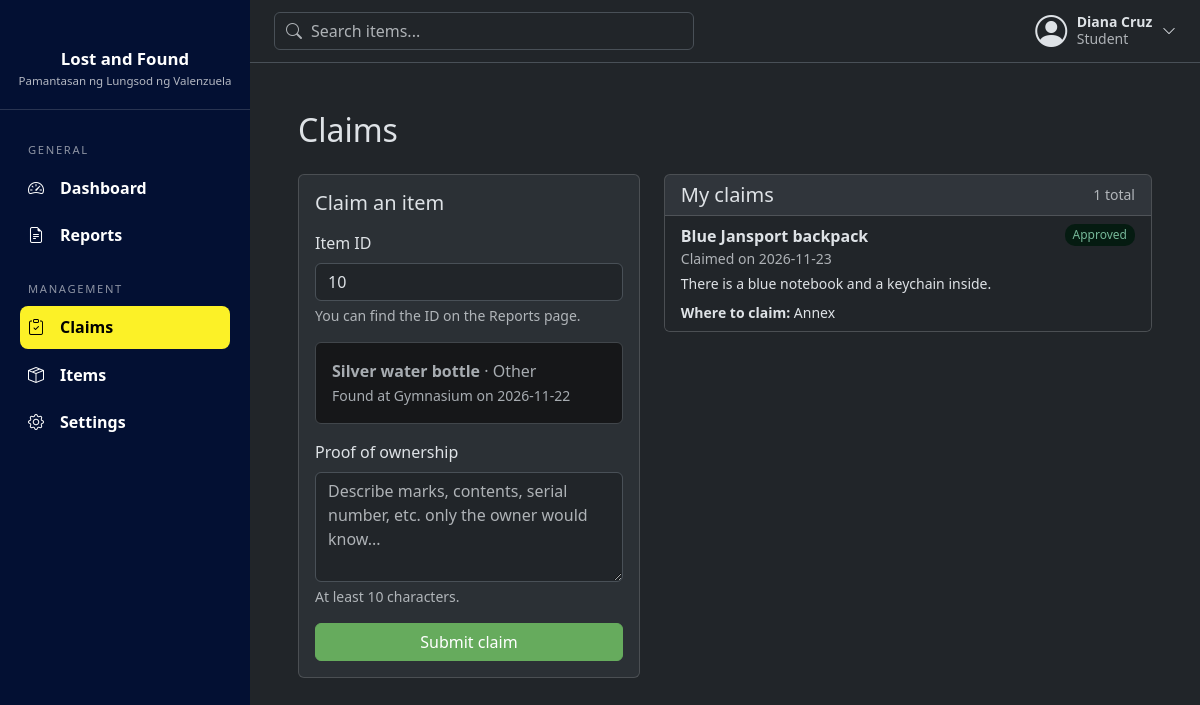
Page /claims?item_id=10 (signed in) on the earlier database version.
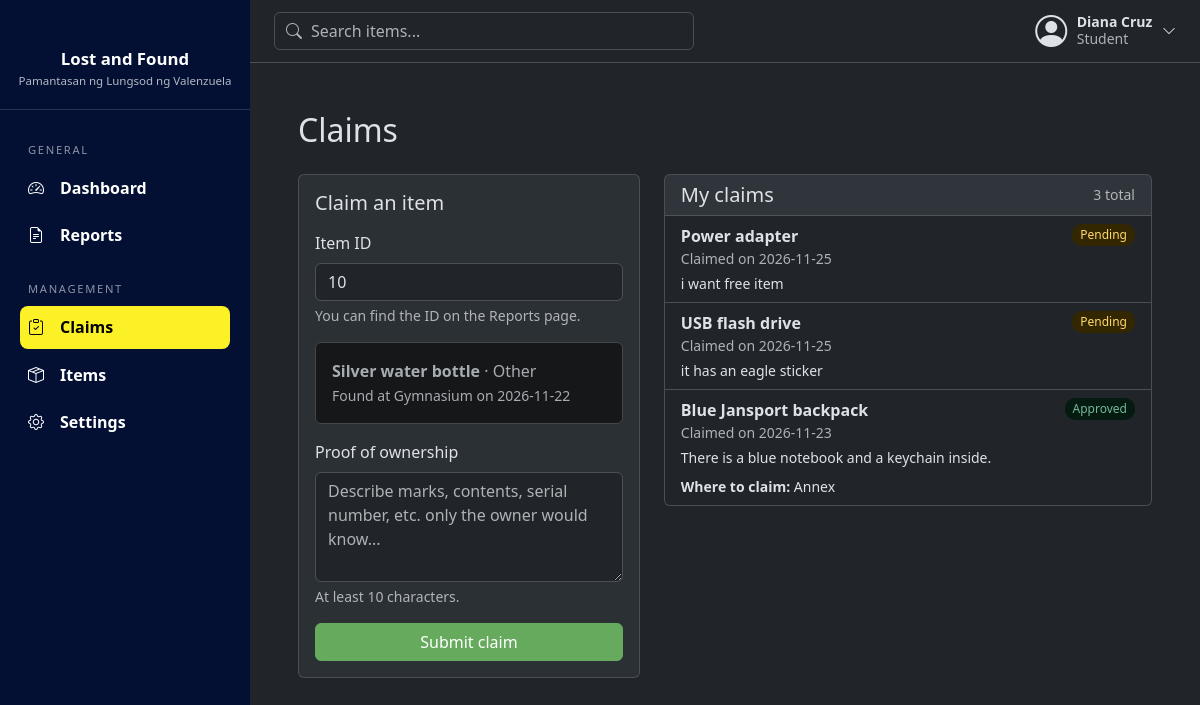
Same page on the later database version.
### tables this page shows
CREATE TABLE claims (
            claim_id INTEGER PRIMARY KEY AUTOINCREMENT,
            item_id INTEGER NOT NULL,
            user_id INTEGER NOT NULL,
            proof_description TEXT NOT NULL,
            claim_date DATE NOT NULL DEFAULT CURRENT_DATE,
            claim_status TEXT NOT NULL DEFAULT 'Pending'
                CHECK(claim_status IN ('Pending', 'Approved', 'Rejected')), admin_note TEXT,

            FOREIGN KEY (item_id) REFERENCES items (item_id),
            FOREIGN KEY (user_id) REFERENCES users (id)
        );

CREATE TABLE items (
            item_id INTEGER PRIMARY KEY AUTOINCREMENT,
            user_id INTEGER NOT NULL,
            name TEXT NOT NULL,
            category TEXT NOT NULL,
            description TEXT,
            location TEXT NOT NULL,
            item_status TEXT NOT NULL
                CHECK(item_status IN ('Lost', 'Found')),
            status TEXT NOT NULL DEFAULT 'Active'
                CHECK(status IN ('Active', 'Claimed', 'Returned', 'Removed')),
            date_reported DATE NOT NULL DEFAULT CURRENT_DATE,

            FOREIGN KEY (user_id) REFERENCES users (id)
        );

### routes/user_routes.py (the view, shortened to what this page needs)
@bp.route("/claims", methods=["GET", "POST"])
@login_required
def claims():
    errors = {}
    form = {"item_id": request.args.get("item_id", "").strip(), "proof_description": ""}  # ?item_id=5 prefills
    item_preview = item_model.get(int(form["item_id"])) if form["item_id"].isdigit() else None
    return render_template("user/claims.html", form=form, errors=errors, item=item_preview,
                           my_claims=claim_model.by_user(session["user_id"]))

### database/connection.py (called while the page is built)
def get_db():
    if "db" not in g:
        g.db = sqlite3.connect(current_app.config["DATABASE"])
        g.db.row_factory = sqlite3.Row
        g.db.execute("PRAGMA foreign_keys = ON")
    return g.db

### models/claim_model.py (called while the page is built)
def by_user(user_id):
    return get_db().execute(
        "SELECT claims.*, items.name AS item_name "
        "FROM claims JOIN items ON claims.item_id = items.item_id "
        "WHERE claims.user_id = ? ORDER BY claims.claim_id DESC",
        (user_id,),
    ).fetchall()

### models/item_model.py (called while the page is built)
def get(item_id):
    return get_db().execute("SELECT * FROM items WHERE item_id = ?", (item_id,)).fetchone()

### models/user_model.py (called while the page is built)
def get_by_id(user_id):
    return get_db().execute("SELECT * FROM users WHERE id = ?", (user_id,)).fetchone()

### templates/user/claims.html (shortened to what this page needs)
{% extends "base.html" %}
{% block content %}
<h2 class="mb-4">Claims</h2>
<div class="row g-4">
  <div class="col-xl-5">
    <div class="card">
      <div class="card-body">
        <h5 class="card-title mb-3">Claim an item</h5>
        <form method="post" novalidate>
          <div class="mb-3">
            <label class="form-label" for="item_id">Item ID</label>
            <input class="form-control {{ 'is-invalid' if errors.item_id }}" id="item_id" name="item_id"
                   placeholder="e.g. 5" value="{{ form.item_id }}">
            <div class="form-text">You can find the ID on the Reports page.</div>
          </div>
          {% if item %}
          <div class="alert alert-secondary">
            <strong>{{ item["name"] }}</strong> &middot; {{ item["category"] }}<br>
            <span class="small">Found at {{ item["location"] }} on {{ item["date_reported"] }}</span>
          </div>
          {% endif %}
          <div class="mb-3">
            <label class="form-label" for="proof_description">Proof of ownership</label>
            <textarea class="form-control {{ 'is-invalid' if errors.proof_description }}" id="proof_description"
                      name="proof_description" rows="4" maxlength="500"
                      placeholder="Describe marks, contents, serial number, etc. only the owner would know...">{{ form.proof_description }}</textarea>
            <div class="form-text">At least 10 characters.</div>
          </div>
          <button class="btn btn-primary w-100">Submit claim</button>
        </form>
      </div>
    </div>
  </div>
  <div class="col-xl-7">
    <div class="card">
      <div class="card-header d-flex justify-content-between align-items-center">
        <h5 class="mb-0">My claims</h5>
        <span class="text-body-secondary small">{{ my_claims|length }} total</span>
      </div>
      {% if my_claims %}
      <ul class="list-group list-group-flush">
        {% for c in my_claims %}
        <li class="list-group-item d-flex justify-content-between align-items-start gap-3">
          <div>
            <div class="fw-semibold">{{ c["item_name"] }}</div>
            <div class="small text-body-secondary">Claimed on {{ c["claim_date"] }}</div>
            <div class="small mt-1">{{ c["proof_description"] }}</div>
            {% if c["admin_note"] %}
            <div class="small mt-2">
              <strong>{% if c["claim_status"] == "Approved" %}Where to claim:{% else %}Reason:{% endif %}</strong>
              {{ c["admin_note"] }}
            </div>
            {% endif %}
          </div>
          <span class="dash-badge {{ c['claim_status'] }}">{{ c["claim_status"] }}</span>
        </li>
        {% endfor %}
      </ul>
      {% else %}
      <div class="card-body">
        <p class="dash-empty mb-0">You haven't made any claims yet.</p>
      </div>
      {% endif %}
    </div>
  </div>
</div>
{% endblock %}

Differences in the rows shown:
added claims: item_name "Power adapter", claim_date "2026-11-25", proof_description "i want free item", claim_status "Pending"
added claims: item_name "USB flash drive", claim_date "2026-11-25", proof_description "it has an eagle sticker", claim_status "Pending"
Other differences:
{{ my_claims|length }}: "1" → "3"
